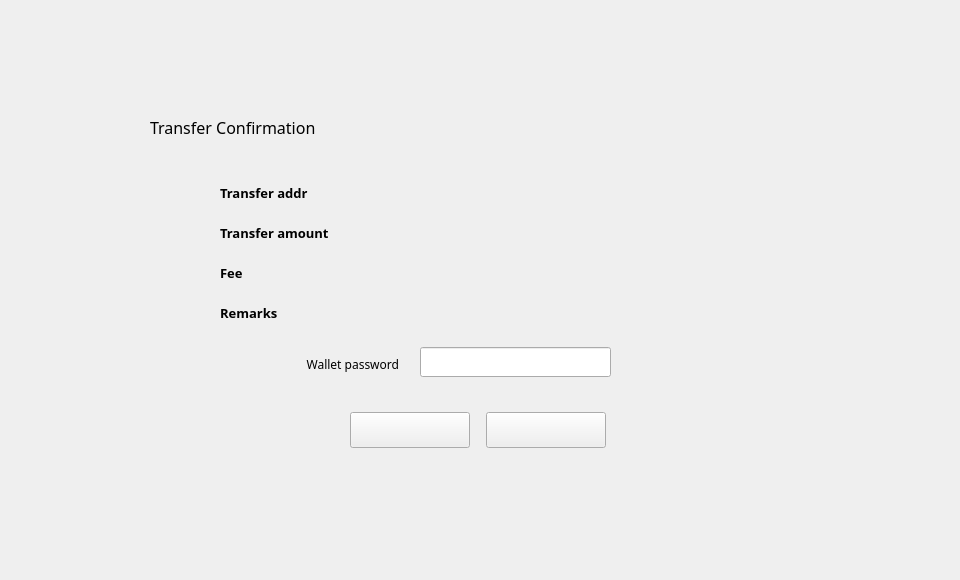
<?xml version="1.0" encoding="UTF-8"?>
<ui version="4.0">
 <class>TransferConfirmDialog</class>
 <widget class="QDialog" name="TransferConfirmDialog">
  <property name="geometry">
   <rect>
    <x>0</x>
    <y>0</y>
    <width>960</width>
    <height>580</height>
   </rect>
  </property>
  <property name="font">
   <font>
    <family>微软雅黑</family>
   </font>
  </property>
  <property name="windowTitle">
   <string>Dialog</string>
  </property>
  <widget class="QWidget" name="widget" native="true">
   <property name="geometry">
    <rect>
     <x>0</x>
     <y>0</y>
     <width>960</width>
     <height>580</height>
    </rect>
   </property>
   <widget class="QWidget" name="containerWidget" native="true">
    <property name="geometry">
     <rect>
      <x>100</x>
      <y>82</y>
      <width>760</width>
      <height>415</height>
     </rect>
    </property>
    <widget class="QLineEdit" name="pwdLineEdit">
     <property name="geometry">
      <rect>
       <x>320</x>
       <y>265</y>
       <width>191</width>
       <height>30</height>
      </rect>
     </property>
     <property name="echoMode">
      <enum>QLineEdit::Password</enum>
     </property>
    </widget>
    <widget class="QLabel" name="tipLabel2">
     <property name="geometry">
      <rect>
       <x>344</x>
       <y>303</y>
       <width>200</width>
       <height>16</height>
      </rect>
     </property>
     <property name="text">
      <string/>
     </property>
    </widget>
    <widget class="QToolButton" name="okBtn">
     <property name="geometry">
      <rect>
       <x>250</x>
       <y>330</y>
       <width>120</width>
       <height>36</height>
      </rect>
     </property>
     <property name="cursor">
      <cursorShape>PointingHandCursor</cursorShape>
     </property>
     <property name="text">
      <string/>
     </property>
    </widget>
    <widget class="QLabel" name="label_2">
     <property name="geometry">
      <rect>
       <x>120</x>
       <y>100</y>
       <width>110</width>
       <height>21</height>
      </rect>
     </property>
     <property name="font">
      <font>
       <pointsize>10</pointsize>
       <weight>75</weight>
       <bold>true</bold>
      </font>
     </property>
     <property name="text">
      <string>Transfer addr</string>
     </property>
     <property name="alignment">
      <set>Qt::AlignLeading|Qt::AlignLeft|Qt::AlignVCenter</set>
     </property>
    </widget>
    <widget class="QLabel" name="pwdLabel">
     <property name="geometry">
      <rect>
       <x>188</x>
       <y>272</y>
       <width>111</width>
       <height>20</height>
      </rect>
     </property>
     <property name="text">
      <string>Wallet password</string>
     </property>
     <property name="alignment">
      <set>Qt::AlignRight|Qt::AlignTrailing|Qt::AlignVCenter</set>
     </property>
    </widget>
    <widget class="QLabel" name="label_5">
     <property name="geometry">
      <rect>
       <x>120</x>
       <y>220</y>
       <width>81</width>
       <height>21</height>
      </rect>
     </property>
     <property name="font">
      <font>
       <pointsize>10</pointsize>
       <weight>75</weight>
       <bold>true</bold>
      </font>
     </property>
     <property name="text">
      <string>Remarks</string>
     </property>
     <property name="alignment">
      <set>Qt::AlignLeading|Qt::AlignLeft|Qt::AlignVCenter</set>
     </property>
    </widget>
    <widget class="QLabel" name="tipLabel1">
     <property name="geometry">
      <rect>
       <x>320</x>
       <y>303</y>
       <width>16</width>
       <height>16</height>
      </rect>
     </property>
     <property name="text">
      <string/>
     </property>
    </widget>
    <widget class="QLabel" name="feeLabel">
     <property name="geometry">
      <rect>
       <x>240</x>
       <y>180</y>
       <width>461</width>
       <height>21</height>
      </rect>
     </property>
     <property name="styleSheet">
      <string notr="true"/>
     </property>
     <property name="text">
      <string/>
     </property>
    </widget>
    <widget class="QLabel" name="label_3">
     <property name="geometry">
      <rect>
       <x>120</x>
       <y>140</y>
       <width>110</width>
       <height>21</height>
      </rect>
     </property>
     <property name="font">
      <font>
       <pointsize>10</pointsize>
       <weight>75</weight>
       <bold>true</bold>
      </font>
     </property>
     <property name="text">
      <string>Transfer amount</string>
     </property>
     <property name="alignment">
      <set>Qt::AlignLeading|Qt::AlignLeft|Qt::AlignVCenter</set>
     </property>
    </widget>
    <widget class="QLabel" name="remarkLabel">
     <property name="geometry">
      <rect>
       <x>240</x>
       <y>220</y>
       <width>461</width>
       <height>21</height>
      </rect>
     </property>
     <property name="text">
      <string/>
     </property>
    </widget>
    <widget class="QLabel" name="label">
     <property name="geometry">
      <rect>
       <x>50</x>
       <y>30</y>
       <width>211</width>
       <height>31</height>
      </rect>
     </property>
     <property name="font">
      <font>
       <pointsize>12</pointsize>
      </font>
     </property>
     <property name="text">
      <string>Transfer Confirmation</string>
     </property>
    </widget>
    <widget class="QToolButton" name="cancelBtn">
     <property name="geometry">
      <rect>
       <x>386</x>
       <y>330</y>
       <width>120</width>
       <height>36</height>
      </rect>
     </property>
     <property name="cursor">
      <cursorShape>PointingHandCursor</cursorShape>
     </property>
     <property name="text">
      <string/>
     </property>
    </widget>
    <widget class="QLabel" name="label_4">
     <property name="geometry">
      <rect>
       <x>120</x>
       <y>180</y>
       <width>81</width>
       <height>21</height>
      </rect>
     </property>
     <property name="font">
      <font>
       <pointsize>10</pointsize>
       <weight>75</weight>
       <bold>true</bold>
      </font>
     </property>
     <property name="text">
      <string>Fee</string>
     </property>
     <property name="alignment">
      <set>Qt::AlignLeading|Qt::AlignLeft|Qt::AlignVCenter</set>
     </property>
    </widget>
    <widget class="QLabel" name="addressLabel">
     <property name="geometry">
      <rect>
       <x>240</x>
       <y>80</y>
       <width>521</width>
       <height>41</height>
      </rect>
     </property>
     <property name="text">
      <string/>
     </property>
    </widget>
    <widget class="QLabel" name="amountLabel">
     <property name="geometry">
      <rect>
       <x>240</x>
       <y>140</y>
       <width>461</width>
       <height>21</height>
      </rect>
     </property>
     <property name="text">
      <string/>
     </property>
    </widget>
   </widget>
  </widget>
 </widget>
 <resources/>
 <connections/>
</ui>
